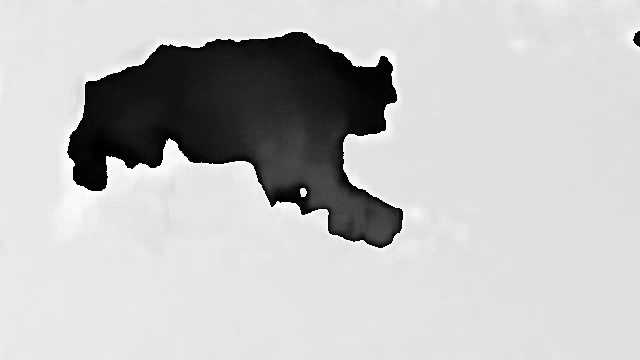
#> input picture frame 10 of Robust_PCA_method/pca_back_ground_images/pca_back_ground.avi, 640 x 360 px, given in place of video.avi, which was not available
$ python OpticalFlow.py
#> lines starting #> are read from the running program, lines starting #| are printed output that depends on the picture; after the words box and inside, x2 and y2 are one past the last pixel; in counts of white or black regions, pixels touching at a corner belong together; pictures that were not available may be replaced by others from this repository, and a replacement may not be noted
import cv2
import numpy as np
cap = cv2.VideoCapture("video.avi")

# 第一个参数是是否读到了文件，第二个是当前帧
ret, frame1 = cap.read()
#> frame1 is the input picture: shape (360, 640, 3); mean B, G, R 190.6, 193.6, 191.6
# 把这一帧转为夜色空间
prvs = cv2.cvtColor(frame1,cv2.COLOR_BGR2GRAY)
# 给个frame1大小的矩阵
hsv = np.zeros_like(frame1)
hsv[...,1] = 255

while(1):
    ret, frame2 = cap.read()
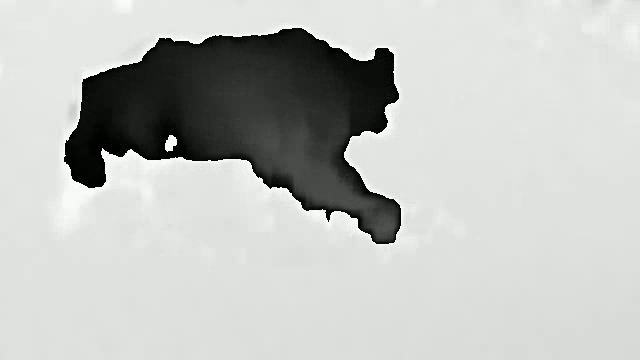
#> input picture frame 11 of Robust_PCA_method/pca_back_ground_images/pca_back_ground.avi, 640 x 360 px, given in place of video.avi, which was not available
#> frame2 is the input picture: shape (360, 640, 3); mean B, G, R 190, 193, 191
    # 下一帧
    if ret==False:
        break
    next = cv2.cvtColor(frame2,cv2.COLOR_BGR2GRAY)
    # 计算optical flow
    flow = cv2.calcOpticalFlowFarneback(prvs,next, None, 0.5, 3, 15, 3, 5, 1.2, 0)
    print(flow.shape)
#| (360, 640, 2)
    # 计算幅度和角度
    mag, ang = cv2.cartToPolar(flow[...,0], flow[...,1])
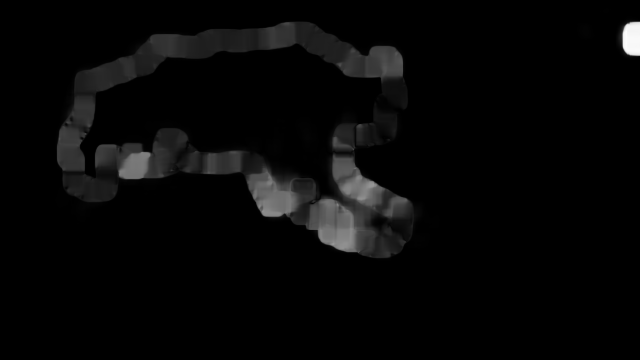
#> mag: shape (360, 640) float32; min 3.25e-21, max 34.49, mean 1; drawn with min black and max white
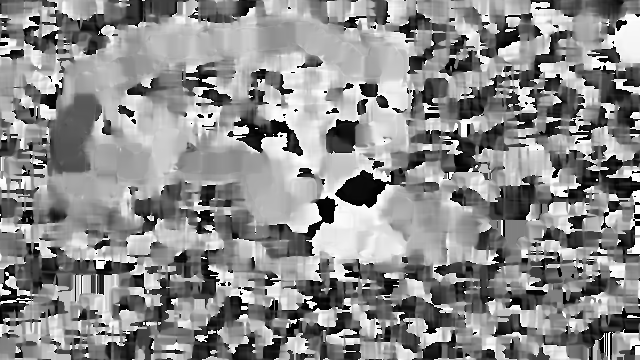
#> ang: shape (360, 640) float32; min 1.68e-06, max 6.28, mean 3.45; drawn with min black and max white
    hsv[...,0] = ang*180/np.pi/2
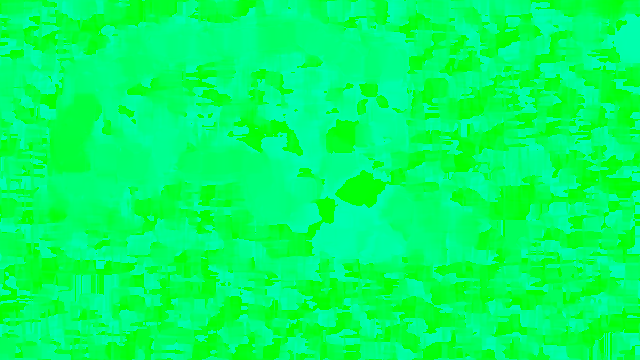
#> hsv: shape (360, 640, 3); mean of channels 0, 1, 2 98.4, 255, 0; drawn as B, G, R
    hsv[...,2] = cv2.normalize(mag,None,0,255,cv2.NORM_MINMAX)
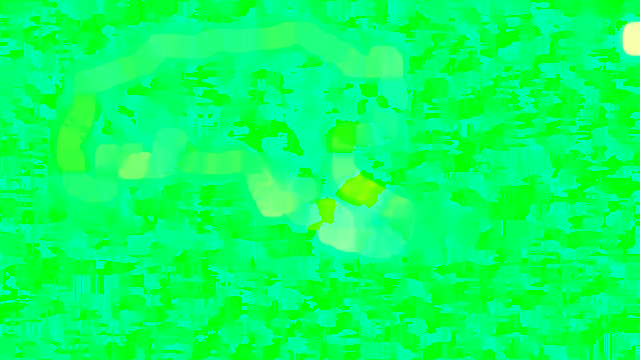
#> hsv: shape (360, 640, 3); 17.39% of pixels changed, all inside (x1, y1, x2, y2) = (55, 8, 640, 261); drawn as B, G, R
    rgb = cv2.cvtColor(hsv,cv2.COLOR_HSV2BGR)
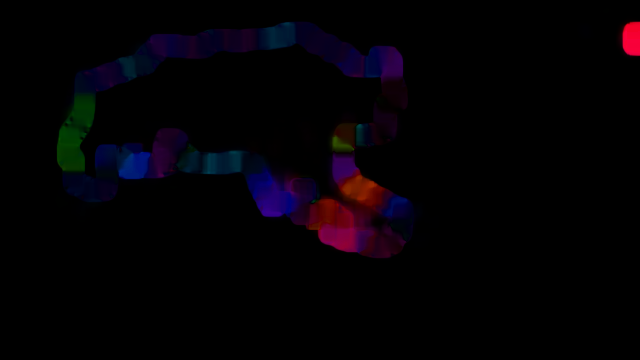
#> rgb: shape (360, 640, 3); mean B, G, R 4.9, 1.1, 3.6

    cv2.imshow('frame2',rgb)
    k = cv2.waitKey(30) & 0xff
#> (key Esc is pressed here)
    if k == 27:
        break
    elif k == ord('s'):
        cv2.imwrite('opticalfb.png',frame2)
        cv2.imwrite('opticalhsv.png',rgb)
    prvs = next


cap.release()
cv2.destroyAllWindows()

$ run again, starting later in the video
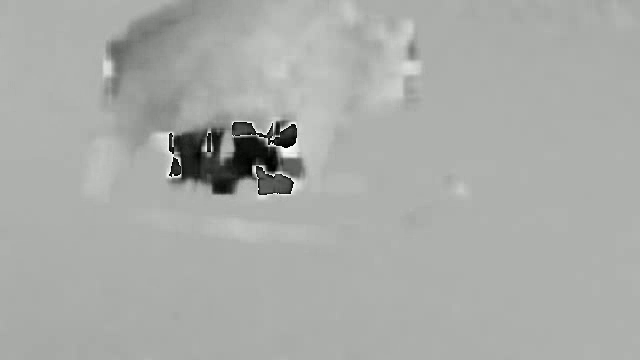
#> input picture frame 45 of Robust_PCA_method/pca_back_ground_images/pca_back_ground.avi, 640 x 360 px, given in place of video.avi, which was not available
#> frame1 is the input picture: shape (360, 640, 3); mean B, G, R 168.2, 171.2, 169.2
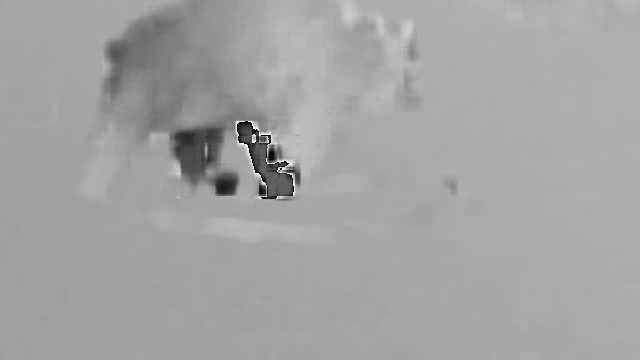
#> input picture frame 46 of Robust_PCA_method/pca_back_ground_images/pca_back_ground.avi, 640 x 360 px, given in place of video.avi, which was not available
#> frame2 is the input picture: shape (360, 640, 3); mean B, G, R 161.5, 164.5, 162.5
#| (360, 640, 2)
#> `rgb = cv2.cvtColor(hsv,cv2.COLOR_HSV2BGR)`:
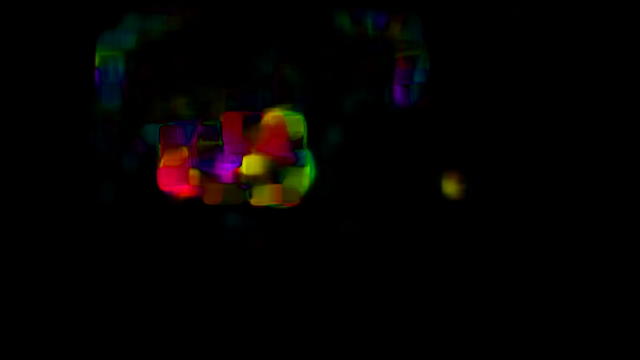
#> rgb: shape (360, 640, 3); mean B, G, R 1.9, 2.6, 4.8

$ run again, starting later in the video
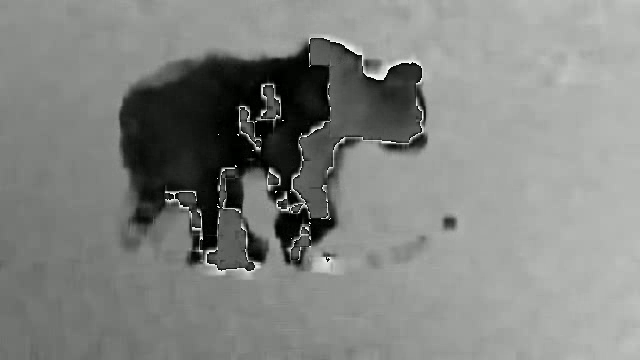
#> input picture frame 80 of Robust_PCA_method/pca_back_ground_images/pca_back_ground.avi, 640 x 360 px, given in place of video.avi, which was not available
#> frame1 is the input picture: shape (360, 640, 3); mean B, G, R 128.8, 131.8, 129.8
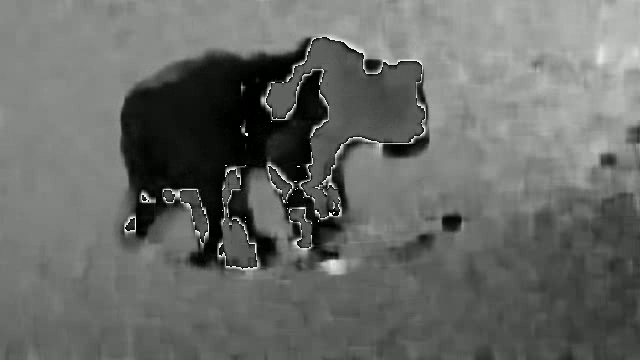
#> input picture frame 81 of Robust_PCA_method/pca_back_ground_images/pca_back_ground.avi, 640 x 360 px, given in place of video.avi, which was not available
#> frame2 is the input picture: shape (360, 640, 3); mean B, G, R 102.9, 105.8, 103.9
#| (360, 640, 2)
#> `rgb = cv2.cvtColor(hsv,cv2.COLOR_HSV2BGR)`:
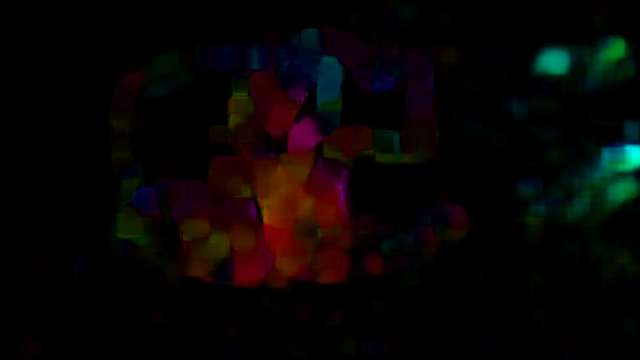
#> rgb: shape (360, 640, 3); mean B, G, R 4.2, 5, 8
